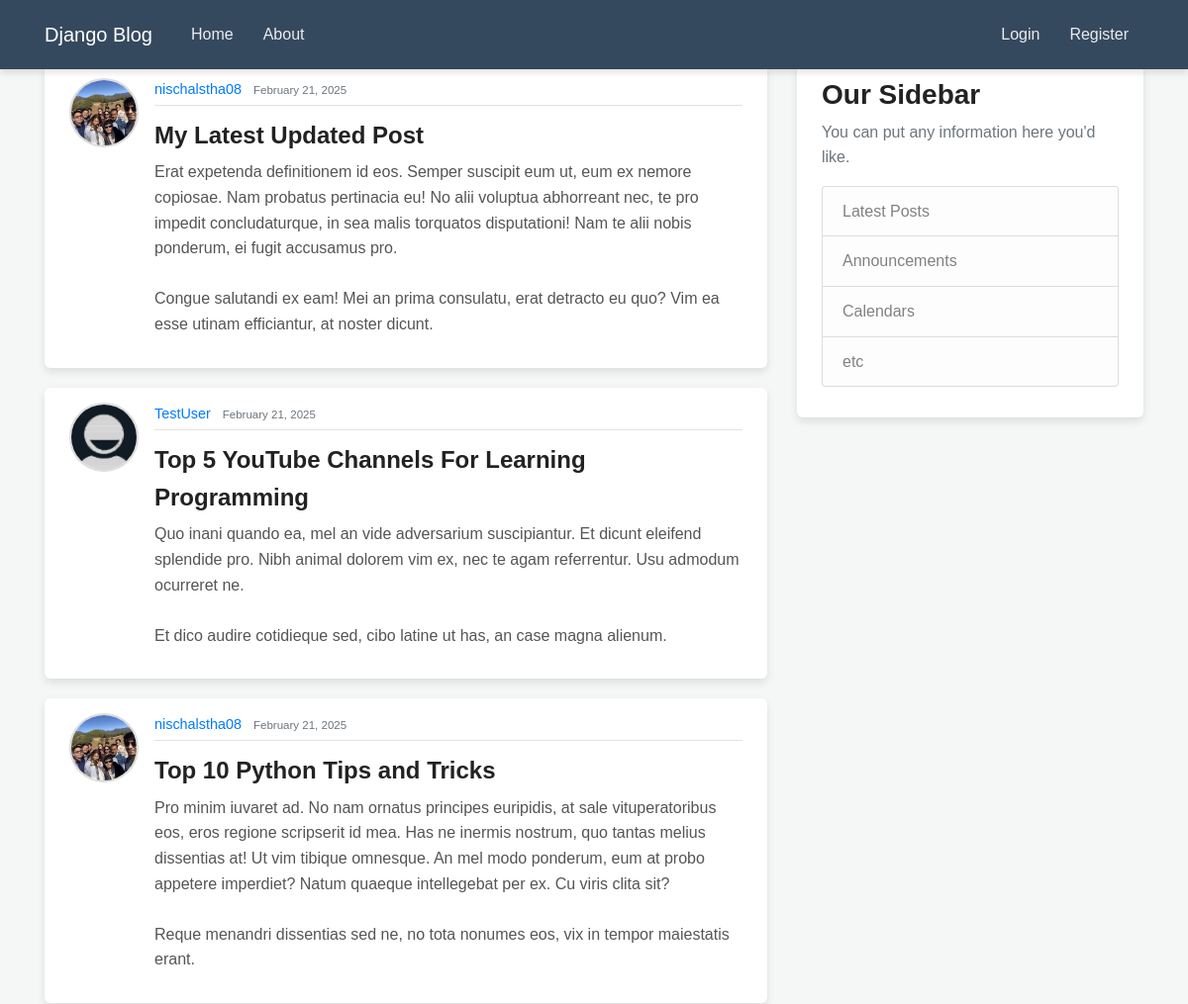
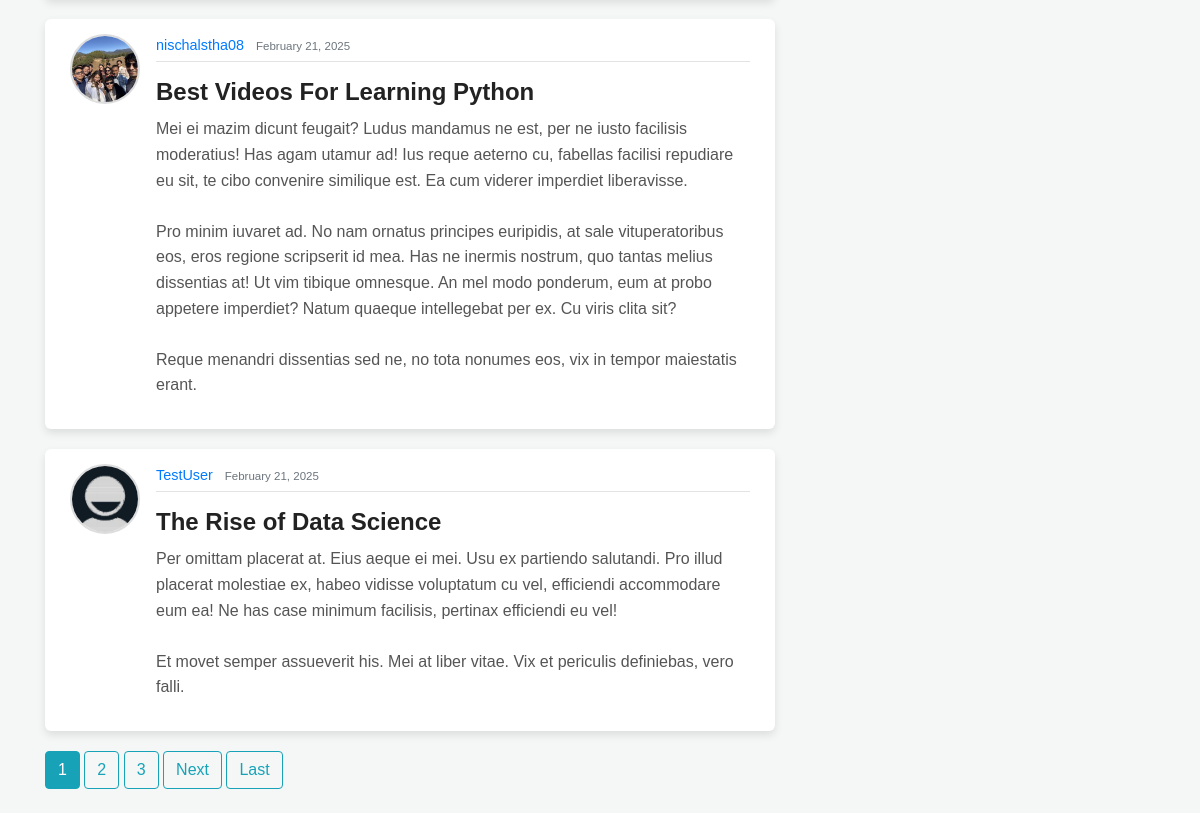
The page / on the database its author committed (2 pictures, top to bottom).
### blog/models.py (models this page shows, shortened)
class Post(models.Model):
    title = models.CharField(max_length=100)
    content = models.TextField()
    date_posted = models.DateTimeField(default= timezone.now)
    author = models.ForeignKey(User, on_delete=models.CASCADE)

### users/models.py (models this page shows, shortened)
class Profile(models.Model):
    user = models.OneToOneField(User, on_delete=models.CASCADE)
    image = models.ImageField(default='default.jpeg', upload_to='profile_pics')

### blog/views.py (the view)
# urls.py: path('', PostListView.as_view(), name='blog-home'),
class PostListView(ListView):
    model = Post
    template_name = 'blog/home.html' # <app>/<model>_<viewtype>.html
    context_object_name = 'posts'
    ordering = ['-date_posted']
    paginate_by = 5

### blog/templates/blog/home.html (shortened to what this page needs)
{% extends "blog/base.html" %} {% block content %}
  {%for post in posts%}
    <article class="media content-section">
      <img class = "rounded-circle article-img" src="{{ post.author.profile.image.url }}" alt="">
      <div class="media-body">
        <div class="article-metadata">
          <a class="mr-2" href="{% url 'user-posts' post.author.username %}">{{ post.author }}</a>
          <small class="text-muted">{{ post.date_posted|date:"F d, Y" }}</small>
        </div>
          <h2><a class="article-title" href="{% url 'post-detail' post.id  %}">{{ post.title }}</a></h2>
          <p class="article-content">{{ post.content }}</p>
      </div>
    </article>
  {%endfor%}
  {% if is_paginated %}
    {% with lower=page_obj.number|add:"-3" upper=page_obj.number|add:"3" %}
      {% for num in page_obj.paginator.page_range  %}
        {% if page_obj.number == num %}
          <a class="btn btn-info mb-4" href="?page={{ num }}">{{num}}</a>
        {% elif num > lower and num < upper %}
          <a class="btn btn-outline-info mb-4" href="?page={{ num }}">{{num}}</a>
        {% endif %}
      {% endfor %}
    {% endwith %}
    {% if page_obj.has_next %}
      <a class="btn btn-outline-info mb-4" href="?page={{page_obj.next_page_number}}">Next</a>
      <a class="btn btn-outline-info mb-4" href="?page={{ page_obj.paginator.num_pages }}">Last</a>
    {% endif %}
  {% endif %}
{% endblock content %}

### blog/templates/blog/base.html (shortened to what this page needs)
{% load static %}
<!DOCTYPE html>
<html lang="en">
  <head>
    <link
      rel="stylesheet"
      href="https://cdn.jsdelivr.net/npm/bootstrap@4.0.0/dist/css/bootstrap.min.css"
    />
    <link rel="stylesheet" type="text/css" href="{% static 'blog/main.css' %}">
  </head>
  <body>
    <header class="site-header">
      <nav class="navbar navbar-expand-md navbar-dark bg-steel fixed-top">
        <div class="container">
          <a class="navbar-brand mr-4" href="/">Django Blog</a>
          <div class="collapse navbar-collapse" id="navbarToggle">
            <div class="navbar-nav mr-auto">
              <a class="nav-item nav-link" href="{% url 'blog-home' %}">Home</a>
              <a class="nav-item nav-link" href="{% url "blog-about" %}">About</a>
            </div>
            <div class="navbar-nav ml-auto">
              {% if user.is_authenticated %}
                <a class="nav-item nav-link" href="{% url 'post-create' %}">New Post</a>
                <a class="nav-item nav-link" href="{% url 'profile' %}">Profile</a>
                <a class="nav-item nav-link" href="{% url 'logout' %}"
                  onclick="event.preventDefault(); document.getElementById('logout-form').submit();">
                    Logout
                </a>
                <form id="logout-form" method="post" action="{% url 'logout' %}" style="display: none;">
                {% csrf_token %}
                </form>
              {% else %}
                <a class="nav-item nav-link" href="{% url 'login' %}">Login</a>
                <a class="nav-item nav-link" href="{% url 'register' %}">Register</a>
              {% endif %}
            </div>
          </div>
        </div>
      </nav>
    </header>
    <main role="main" class="container">
        <div class="row">
          <div class="col-md-8">
            {% block content %}{% endblock %}
          </div>
          <div class="col-md-4">
            <div class="content-section">
              <h3>Our Sidebar</h3>
              <p class='text-muted'>You can put any information here you'd like.
                <ul class="list-group">
                  <li class="list-group-item list-group-item-light">Latest Posts</li>
                  <li class="list-group-item list-group-item-light">Announcements</li>
                  <li class="list-group-item list-group-item-light">Calendars</li>
                  <li class="list-group-item list-group-item-light">etc</li>
                </ul>
              </p>
            </div>
          </div>
        </div>
    </main>
  </body>
</html>

### blog/static/blog/main.css (style rules this page uses)
body { background: #f4f7f6; color: #333; font-family: 'Poppins', sans-serif; margin-top: 4rem; line-height: 1.6; }
h1, h2, h3, h4, h5, h6 { color: #222; font-weight: 600; }
a { color: #007bff; text-decoration: none; transition: color 0.3s ease-in-out; }
.bg-steel { background-color: #35495e; padding: 12px 0; box-shadow: 0 4px 6px rgba(0, 0, 0, 0.1); }
.site-header .navbar-nav .nav-link { color: #eaecef; font-weight: 500; padding: 10px 15px; }
.content-section { background: #ffffff; padding: 15px 25px; border-radius: 6px; margin-bottom: 20px; box-shadow: 0 4px 8px rgba(0, 0, 0, 0.1); transition: transform 0.3s ease-in-out; }
.article-title { color: #222; font-size: 1.5rem; font-weight: 600; }
.article-content { white-space: pre-line; font-size: 1rem; color: #555; }
.article-img { height: 70px; width: 70px; margin-right: 16px; border-radius: 50%; object-fit: cover; border: 2px solid #ddd; }
.article-metadata { padding-bottom: 4px; margin-bottom: 8px; border-bottom: 1px solid #e3e3e3; font-size: 0.9rem; color: #666; }
.article-metadata a { color: #007bff; }

### rows shown on the page
Post: author.profile.image (picture), author "nischalstha08", date_posted "February 21, 2025", title "My Latest Updated Post", content "Erat expetenda definitionem id eos. Semper suscipit eum ut, eum ex nemore copiosae. Nam probatus pertinacia eu! No alii voluptua abhorreant nec, te pro impedit concludaturque, in sea malis torquatos disputationi! Nam te alii nobis ponderum, ei fugit accusamus pro. Congue salutandi ex eam! Mei an prima consulatu, erat detracto eu quo? Vim ea esse utinam efficiantur, at noster dicunt."
Post: author.profile.image (placeholder picture), author "TestUser", date_posted "February 21, 2025", title "Top 5 YouTube Channels For Learning Programming", content "Quo inani quando ea, mel an vide adversarium suscipiantur. Et dicunt eleifend splendide pro. Nibh animal dolorem vim ex, nec te agam referrentur. Usu admodum ocurreret ne. Et dico audire cotidieque sed, cibo latine ut has, an case magna alienum."
Post: author.profile.image (picture), author "nischalstha08", date_posted "February 21, 2025", title "Top 10 Python Tips and Tricks", content "Pro minim iuvaret ad. No nam ornatus principes euripidis, at sale vituperatoribus eos, eros regione scripserit id mea. Has ne inermis nostrum, quo tantas melius dissentias at! Ut vim tibique omnesque. An mel modo ponderum, eum at probo appetere imperdiet? Natum quaeque intellegebat per ex. Cu viris clita sit? Reque menandri dissentias sed ne, no tota nonumes eos, vix in tempor maiestatis erant."
Post: author.profile.image (picture), author "nischalstha08", date_posted "February 21, 2025", title "Best Videos For Learning Python", content "Mei ei mazim dicunt feugait? Ludus mandamus ne est, per ne iusto facilisis moderatius! Has agam utamur ad! Ius reque aeterno cu, fabellas facilisi repudiare eu sit, te cibo convenire similique est. Ea cum viderer imperdiet liberavisse. Pro minim iuvaret ad. No nam ornatus principes euripidis, at sale vituperatoribus eos, eros regione scripserit id mea. Has ne inermis nostrum, quo tantas melius dissentias at! Ut vim tibique omnesque. An mel modo ponderum, eum at probo appetere imperdiet? Natum quaeque intellegebat per ex. Cu viris clita sit? Reque menandri dissentias sed ne, no tota nonumes eos, vix in tempor maiestatis erant."
Post: author.profile.image (placeholder picture), author "TestUser", date_posted "February 21, 2025", title "The Rise of Data Science", content "Per omittam placerat at. Eius aeque ei mei. Usu ex partiendo salutandi. Pro illud placerat molestiae ex, habeo vidisse voluptatum cu vel, efficiendi accommodare eum ea! Ne has case minimum facilisis, pertinax efficiendi eu vel! Et movet semper assueverit his. Mei at liber vitae. Vix et periculis definiebas, vero falli."

### other values the page prints
{{ num }} "1"
{{ num }} "2" "3"
